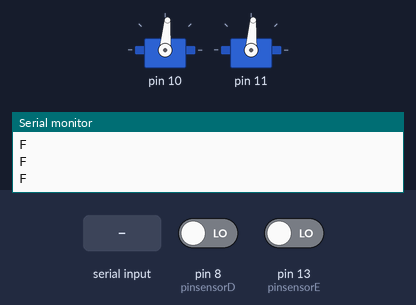
The sketch below on a simulated Arduino Uno, built with avr-gcc and run on an emulated ATmega328P. Shown: 2 × servo, the last lines printed to the serial monitor. The test bench sets the inputs (shaded band); at power-on: pin 8 (pinsensorD) LOW, pin 13 (pinsensorE) LOW.

Above: at 1.2 s.
1.3 s: "a" received over Serial
At 3.0 s:
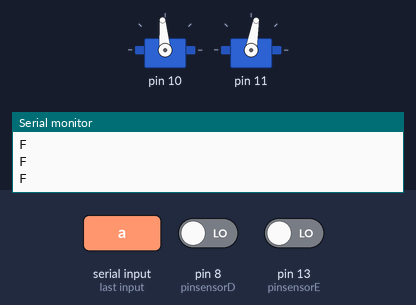
4.5 s: pin 8 (pinsensorD) driven HIGH
At 5.4 s:
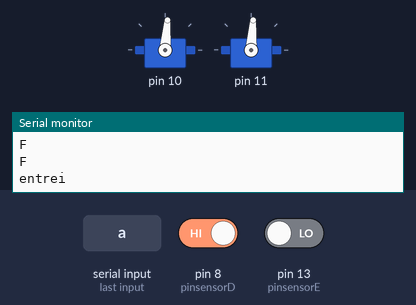
Timing chart, 0 to 7.5 s (numbered marks = the images above; inputs shaded):
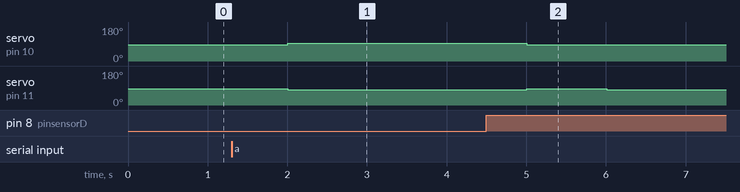

Measured:
- after the input at 1.3 s, servo on pin 10: 85° → 95° after 0.70 s; servo on pin 11: 86° → 80° after 0.70 s
- after the input at 4.5 s, servo on pin 10: 95° → 85° after 0.51 s, → 86° 1.0 s later; servo on pin 11: 80° → 86° after 0.51 s, → 80° 1.0 s later

The sketch:

testes_do_segui_faixa.ino
```cpp
#include "Segui_Faixa.h"

//Mdireito = 86 -> 180 max (frente)
//Mesquerdo = 85 -> 0 max (frente)
//sensorEsquerdo -> 1 nao detecta, 0 detecta
//sensordireito -> 1 nao detecta, 0 detecta

Segui_Faixa motor;
bool sensorD, sensorE;
int pinsensorD = 8;
int pinsensorE = 13;
char inicial;

void setup() {
  pinMode(pinsensorD,INPUT);
  pinMode(pinsensorE,INPUT);
  motor.setup(10,11);
  motor.parar();
  //sensorD = false;
  //sensorE = true;


}

void loop() {
  Serial.begin(9600);

  sensorD = digitalRead(pinsensorD);
  sensorE = digitalRead(pinsensorE);
  Serial.println(motor.getfluxo());

  //Serial.println(sensor);
  //delay(300);

 if(Serial.available())
 {

  inicial = Serial.read();
  Serial.end();
 }

 Serial.println(motor.getfluxo());

  if((inicial=='a'))
  {
    Serial.println("entrei");
    motor.correcao(sensorE, sensorD);
  }
  else if(inicial=='p')
  {
    motor.parar();
  }

  delay(1000);

  }
```

Segui_Faixa.h
```cpp
#ifndef SEGUI_FAIXA_H
#define SEGUI_FAIXA_H
#include <Arduino.h>
#include <Servo.h>

class Segui_Faixa
{
  public:

  Segui_Faixa();
  void setup(int pindireito ,int pinesquerdo);
  void incial(int stopdireito ,int stopesquerdo);
  void andar(int direito, int esquerdo);
  void parar();
  void correcao(int senEsquerdo, int sendireito);
  char getfluxo();

  private:

  Servo Mdireito, Mesquerdo;
  bool fluxo;

};

#endif
```

segui_faixa.cpp
```cpp
#include "Segui_Faixa.h"

Segui_Faixa::Segui_Faixa(){

}

void Segui_Faixa::setup(int pindireito ,int pinesquerdo){

  Mdireito.attach(pindireito);
  Mesquerdo.attach(pinesquerdo);
  fluxo = false;


}

void Segui_Faixa::incial(int stopdireito ,int stopesquerdo){

  Mdireito.write(stopdireito);
  Mesquerdo.write(stopesquerdo);


}

void Segui_Faixa::andar(int direito, int esquerdo){

  Mdireito.write(direito);
  Mesquerdo.write(esquerdo);


}

void Segui_Faixa::parar(){

 Mdireito.write(85);
 Mesquerdo.write(86);

}

char Segui_Faixa::getfluxo(){

  if(fluxo==true)
  {
    return 'T';
  }
  if(fluxo==false)
  {
    return 'F';
  }

  }

void Segui_Faixa::correcao(int senEsquerdo, int sendireito)
{
  if((senEsquerdo==true) && (sendireito==false)) //sensor esquerdo detectou
  {
    if(fluxo!=true)
    {
      parar();
      delay(1000);
    }
    andar(95,85);
    //Serial.println("2");
    fluxo = true;
    Serial.print(" sensor esquerdo ");
    Serial.print(senEsquerdo);
    Serial.print(" sensor direito ");
    Serial.println(sendireito);
  }
  else if((senEsquerdo==false) && (sendireito==true)) //sensor direito detectou
  {
     if(fluxo!=true)
    {
      parar();
      delay(1000);
    }
    andar(86,80);
    //Serial.println("3");
    fluxo = true;
    Serial.print(" sensor esquerdo ");
    Serial.print(senEsquerdo);
    Serial.print(" sensor direito ");
    Serial.println(sendireito);
  }
  else if((senEsquerdo==false) && (sendireito==false))
  {
    //parar();
    fluxo = false;
    andar(95,80);
    Serial.print(" sensor esquerdo ");
    Serial.print(senEsquerdo);
    Serial.print(" sensor direito ");
    Serial.println(sendireito);
  }
  else
  {
    parar();
      fluxo = false;
    //Serial.println("1");
    Serial.print(" sensor esquerdo ");
    Serial.print(senEsquerdo);
    Serial.print(" sensor direito ");
    Serial.println(sendireito);
  }
}
```
